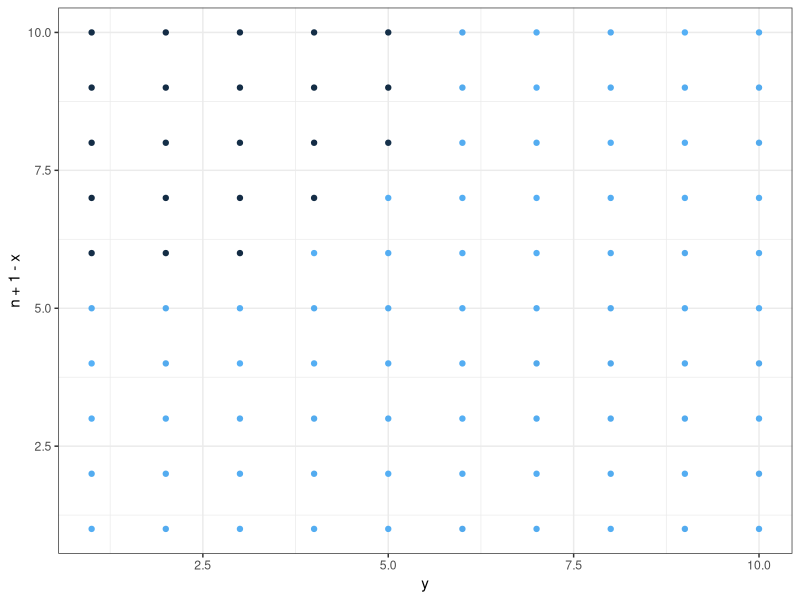
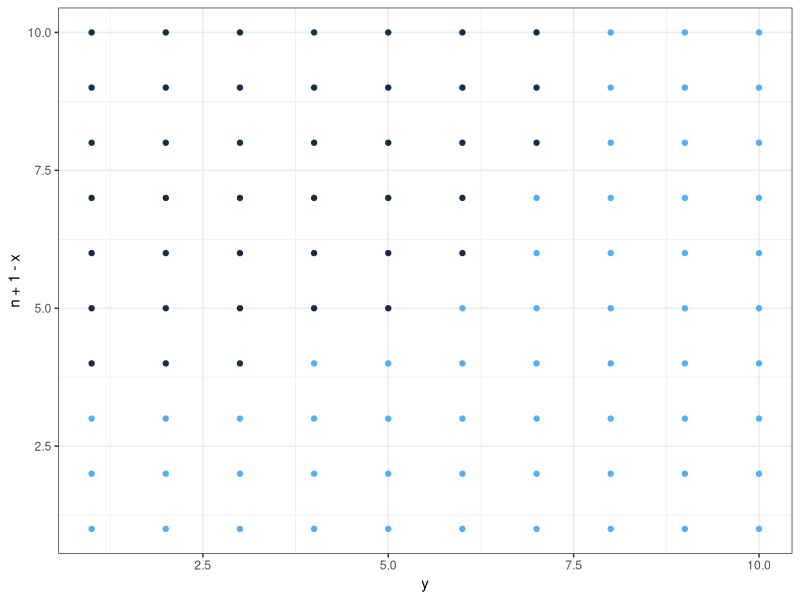
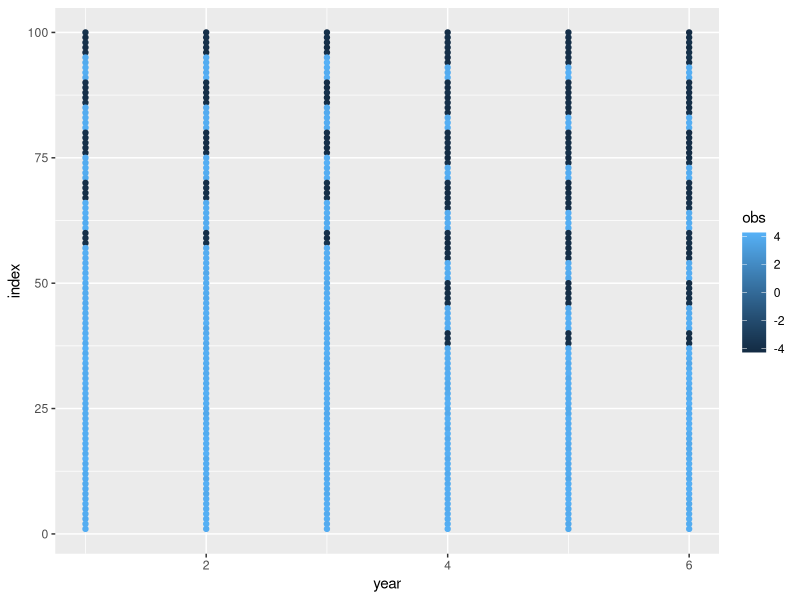
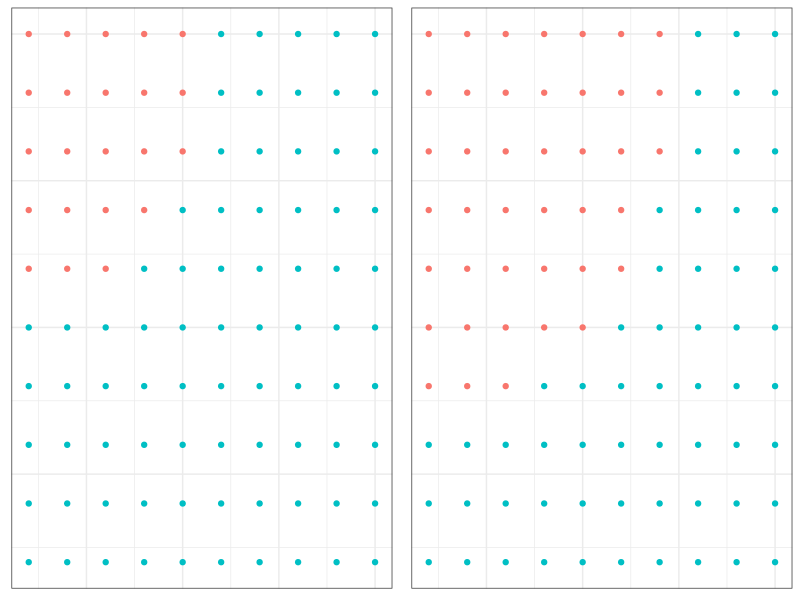

Generate these figures, in order, with R: (Note: this script raises an error after producing the figures.)
#### simulation ####
library(ggplot2)
library(tidyverse)
library(gridExtra)

### a function to define value 
mufun = function(x,y,threshold,mu1 = -2, mu2 = 2)
{
  if(x^2 + y^2 <= threshold){muvalue = mu1}else{
    muvalue = mu2
  }
  return(muvalue)
}

mufun = Vectorize(mufun)


### two groups 
groupassign = function(x,y,threshold)
{
  gr = 1
  if(x^2 + y^2 <= threshold){gr = 1}else{
    gr = 2
  }
  return(gr)
}

groupassign = Vectorize(groupassign)




#### several time observations and spatial lattice #####
n = 10 ## regular grid size 
ntime = 6

grids = matrix(1,ntime,1) %x% as.matrix(expand.grid(1:n,1:n))
colnames(grids) = c("x","y") ### row number and column number 
grids = as.data.frame(grids)


datadf = grids %>% mutate(
               year = rep(1:ntime, each = n^2),
               grouptime = rep(1:2, each = ntime/2*n*n),
               groupsp = case_when(grouptime == 1 ~ groupassign(x,y,36),
                                   grouptime == 2 ~ groupassign(x,y,64)),
               obs = case_when(grouptime ==1  ~  c(-4,4)[groupsp],
                               grouptime == 2 ~ c(-4,4)[groupsp])) %>%
  mutate(obs = obs + 0.1*rnorm(n()),
         grouptime = as.factor(grouptime),
         groupsp = as.factor(groupsp))

ggplot(data = filter(datadf, year ==3), aes(x = y, y=n+1 - x, color = obs)) +
  geom_point() + theme_bw() + theme(legend.position = "none")

ggplot(data = filter(datadf, year ==4), aes(x = y, y=n+1 - x, color = obs)) +
  geom_point() + theme_bw() + theme(legend.position = "none")


theme1 = theme_bw() +
  theme(axis.title.x=element_blank(),
        axis.text.x=element_blank(),
        axis.ticks.x=element_blank(),
        axis.title.y=element_blank(),
        axis.text.y=element_blank(),
        axis.ticks.y=element_blank(),
        legend.position = "none")

g1 = ggplot(data = filter(datadf, year ==3), 
       aes(x = y, y=n+1 - x, color = as.factor(groupsp))) +
  geom_point() + theme1

g2 = ggplot(data = filter(datadf, year ==4), 
       aes(x = y, y=n+1 - x, color = as.factor(groupsp))) +
  geom_point() + theme1

pdf("/Volumes/GoogleDrive/My Drive/Research/Subgroups_st/docs/figures/twogroups.pdf",height = 3,width = 7)
grid.arrange(g1,g2, ncol = 2)
dev.off()

### column matrix 

datmat =  select(datadf, y, x, year, obs) %>% spread(year, obs)
Ymat = datmat[,-(1:2)]
Ymat = as.matrix(Ymat)

dat1 = select(datadf, y, x, year, obs) %>% 
  mutate(index = rep(100:1, ntime))

ggplot(data = dat1, aes(x = year, y = index, color = obs)) + geom_point()


dat1 = select(datadf, y, x, year, obs) %>% 
  mutate(index = rep(1:100, 4)) %>%
  mutate(ypred = predict.glmnet(object = res1,newx = Xmat[,-1]))


library(gridExtra)

g1 = ggplot(data = dat1, aes(x = year, y = index, color = obs)) + geom_point()
g2 = ggplot(data = dat1, aes(x = year, y = index, color = ypred)) + geom_point()
grid.arrange(g1,g2)

coefmat = matrix(coef(res1), nrows, ncols)
image(coefmat)



### row matrix 
datmat1 =  select(datadf, x, y, year, obs) %>% spread(year, obs)



